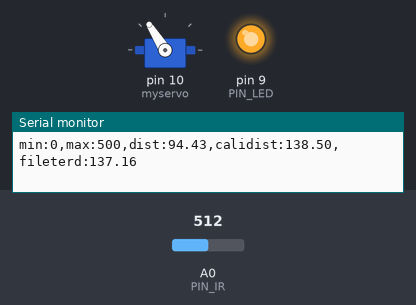
A sketch run on a simulated Arduino Uno, built with avr-gcc and run on an emulated ATmega328P. Shown: servo, output pins drawn as LEDs (lit = HIGH), the last lines printed to the serial monitor. The inputs (shaded band) are chosen by the test bench; at power-on: A0 (PIN_IR) = 512.

Above: at 2.2 s.
2.3 s: A0 (PIN_IR) set to 404
5.3 s: A0 (PIN_IR) set to 385
At 7.9 s:
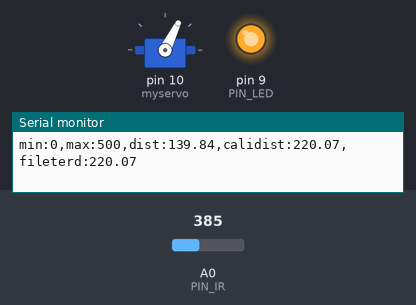
8.2 s: A0 (PIN_IR) set to 339
At 9.4 s:
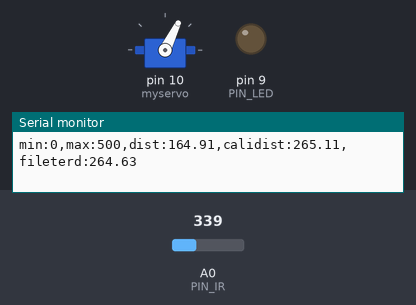
9.7 s: A0 (PIN_IR) set to 275
11.2 s: A0 (PIN_IR) set to 254
At 11.6 s:
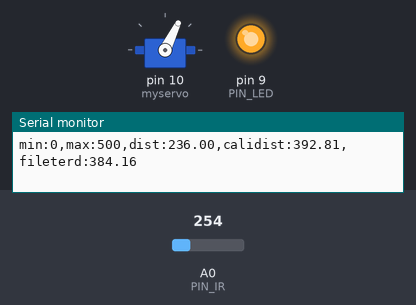
12.7 s: A0 (PIN_IR) set to 306
At 13.1 s:
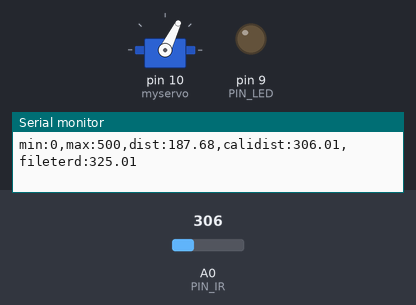
Timing chart, 0 to 15.2 s (numbered marks = the images above; inputs shaded):
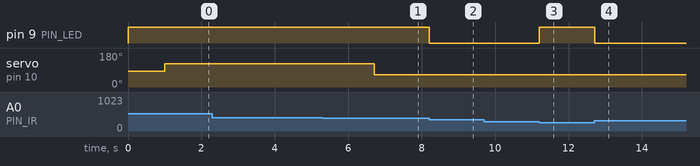

Measured:
- the behaviour switches between 386 and 385 on A0 (PIN_IR) (found by bisection; images 0 and 1)
- the behaviour switches between 354 and 353 on A0 (PIN_IR) (found by bisection; images 1 and 2)
- the behaviour switches between 266 and 265 on A0 (PIN_IR) (found by bisection; images 2 and 3)
- after the input at 5.3 s, servo on pin 10 (myservo): 122° → 64° after 1.4 s
- after the input at 8.2 s, pin 9 (PIN_LED): HIGH → LOW at once
- after the input at 11.2 s, pin 9 (PIN_LED): LOW → HIGH at once
- after the input at 12.7 s, pin 9 (PIN_LED): HIGH → LOW at once

The sketch:

21_20212998.ino
```cpp
#include <Servo.h>

#define PIN_SERVO 10
#define PIN_IR A0
#define PIN_LED 9
#define _DUTY_MIN 553
#define _DUTY_MAX 2399// servo full clockwise position (0 degree)
const int dutyneu = 1410; // servo neutral position (90 degree)

int a, b; // unit: mm
Servo myservo;
static long apt = 0;
// Set the sampling time
#define interval 2 // milliseconds
unsigned long oldmil;


int fc = 7; // cutoff frequency 5~10 Hz 정도 사용해보시기 바랍니다
float dt = interval/1000.0; // sampling time
float lambda = 2*PI*fc*dt;
float filter = 0.0, prev = 0.0;

void setup() {
// initialize GPIO pins
  pinMode(PIN_LED,OUTPUT);
  digitalWrite(PIN_LED, 1);
  myservo.attach(10);
  myservo.writeMicroseconds(dutyneu);
  delay(1000);
// initialize serial port
  Serial.begin(115200);

  a = 73;
  b = 240;
}

float ir_distance(void){ // return value unit: mm
  float val;
  float volt = float(analogRead(PIN_IR));
  val = ((6762.0/(volt-9.0))-4.0) * 10.0;
  return val;
}

void loop() {
  float rdist = ir_distance();
  float calidist = 100 + 300.0 / (b - a) * (rdist - a);
  unsigned long dmil = 0; // clear last result
  unsigned long mil = millis();
  if (mil != oldmil) {
    dmil = mil-oldmil;
    oldmil = mil;
  }

  apt -= dmil;

  if (apt <= 0) {
    apt += interval;  // 아날로그값 읽기
    filter = lambda / (1 + lambda) * calidist + 1 / (1 + lambda) * prev; //필터된 값
    prev = filter; // 센서 필터 이전값 업데이트
    Serial.print("min:0,max:500,dist:");
    Serial.print(rdist);
    Serial.print(",calidist:");
    Serial.print(calidist);
    Serial.print(",fileterd:");
    Serial.println(filter);
  }
  if(rdist > 156 && rdist <224) digitalWrite(PIN_LED, 0);
  else digitalWrite(PIN_LED, 255);
  if(filter>220)myservo.writeMicroseconds(1200);
  else if(filter<300)myservo.writeMicroseconds(1800);
  delay(20);
}
```
